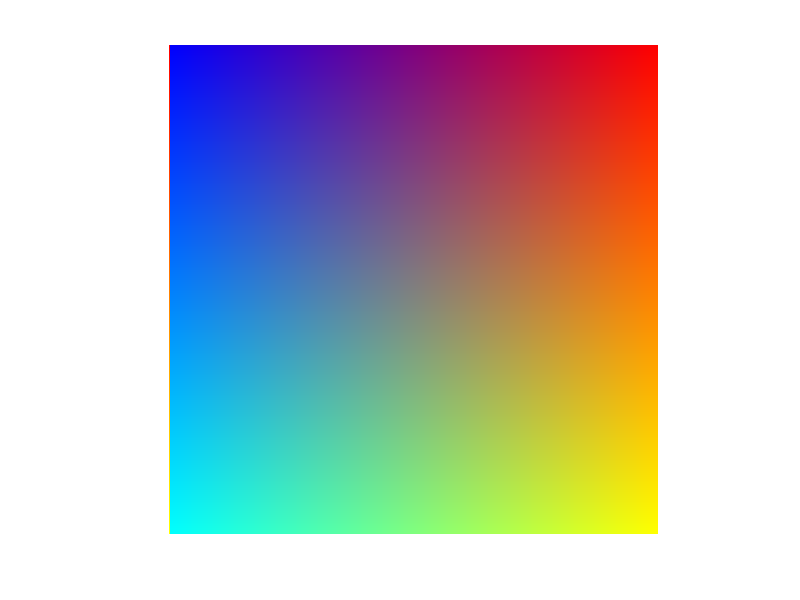

This figure's MATLAB source:
m=256;
n=256;

reds = zeros(m,n);
grns = zeros(m,n);
blus = zeros(m,n);

half_y = m/2;
half_x = n/2;

for i = 1:m
    for j = 1:n
        
        reds(i,j)=j-1;
        blus(i,j)=n-j-1;
        grns(i,j)=i-1;
        
        
    end
end

scrn = uint8(zeros(m,n,3));
scrn(:,:,1) = uint8(reds);
scrn(:,:,2) = uint8(grns);
scrn(:,:,3) = uint8(blus);

scrn_reds = uint8(zeros(m,n,3));
scrn_reds(:,:,1) = uint8(reds);
scrn_reds(:,:,2) = uint8(zeros(m,n));
scrn_reds(:,:,3) = uint8(zeros(m,n));

scrn_grns = uint8(zeros(m,n,3));
scrn_grns(:,:,1) = uint8(zeros(m,n));
scrn_grns(:,:,2) = uint8(grns);
scrn_grns(:,:,3) = uint8(zeros(m,n));

scrn_blus = uint8(zeros(m,n,3));
scrn_blus(:,:,1) = uint8(zeros(m,n));
scrn_blus(:,:,2) = uint8(zeros(m,n));
scrn_blus(:,:,3) = uint8(blus);

figure
imshow(scrn)